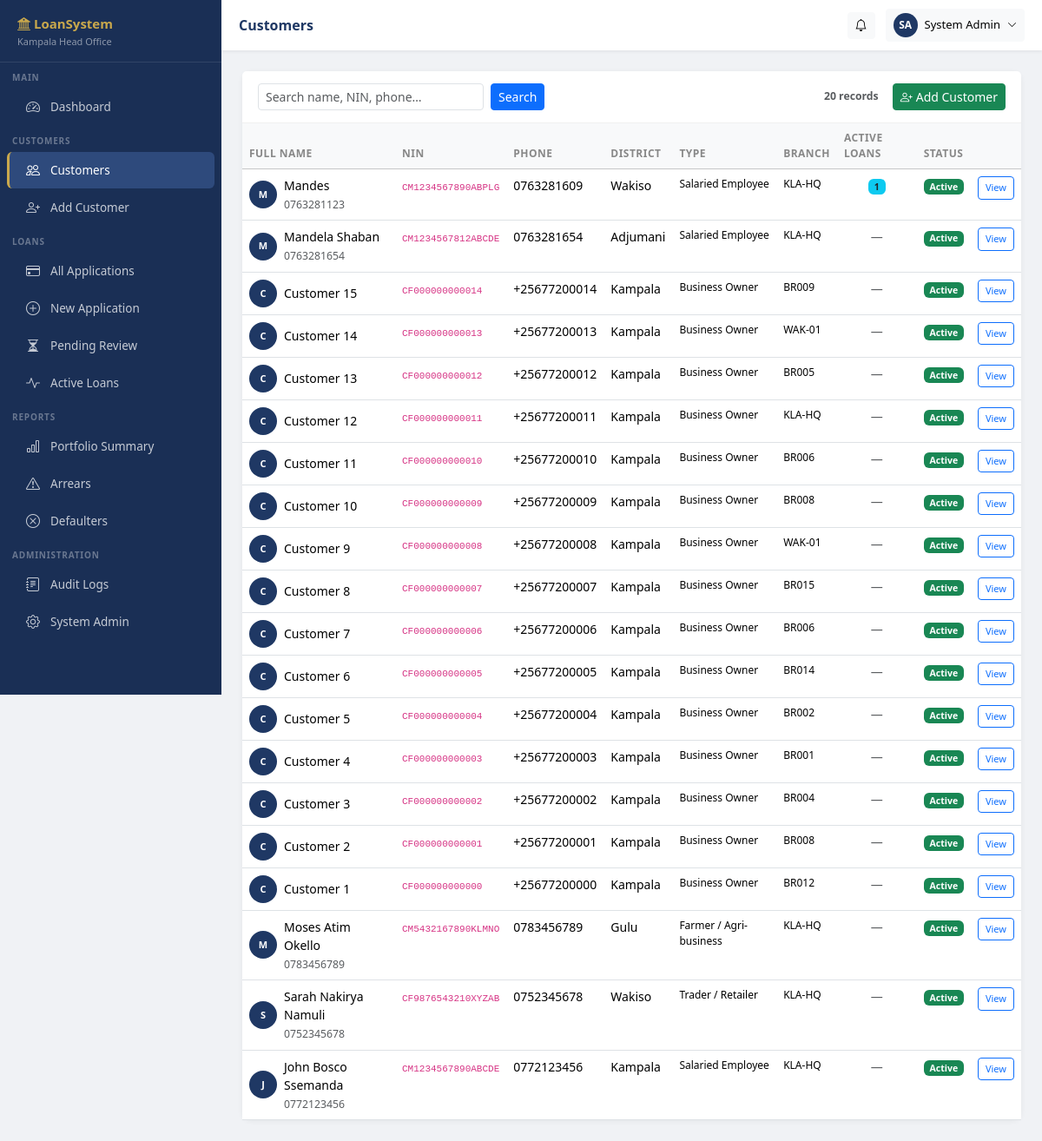
Screenshot of /customers/ (signed in) with the database file from the repository.
### apps/accounts/models.py (models this page shows, shortened)
class Branch(models.Model):
    name = models.CharField(max_length=100)
    code = models.CharField(max_length=20, unique=True)
    district = models.CharField(max_length=100)
    address = models.TextField(blank=True)
    phone = models.CharField(max_length=20, blank=True)
    is_head_office = models.BooleanField(default=False)
    is_active = models.BooleanField(default=True)
    created_at = models.DateTimeField(auto_now_add=True)
    class Meta:
        verbose_name_plural = 'Branches'
        ordering = ['name']

class User(AbstractUser):
    ROLE_FIELD_OFFICER    = 'field_officer'
    ROLE_LOAN_OFFICER     = 'loan_officer'
    ROLE_BRANCH_MANAGER   = 'branch_manager'
    ROLE_FINANCE_OFFICER  = 'finance_officer'
    ROLE_MD               = 'managing_director'
    ROLE_ADMIN            = 'admin'
    ROLE_AUDITOR          = 'auditor'
    ROLE_CHOICES = [
        (ROLE_FIELD_OFFICER,   'Field Officer'),
        (ROLE_LOAN_OFFICER,    'Loan Officer'),
        (ROLE_BRANCH_MANAGER,  'Branch Manager'),
        (ROLE_FINANCE_OFFICER, 'Finance Officer'),
        (ROLE_MD,              'Managing Director'),
        (ROLE_ADMIN,           'System Administrator'),
        (ROLE_AUDITOR,         'Internal Auditor'),
    ]
    role   = models.CharField(max_length=30, choices=ROLE_CHOICES, default=ROLE_FIELD_OFFICER)
    branch = models.ForeignKey(Branch, on_delete=models.SET_NULL, null=True, blank=True,
                               related_name='users')
    phone  = models.CharField(max_length=20, blank=True)
    must_change_password = models.BooleanField(default=True)
    last_active = models.DateTimeField(null=True, blank=True)
    failed_login_attempts = models.PositiveSmallIntegerField(default=0)
    locked_at = models.DateTimeField(null=True, blank=True)
    @property
    def is_sys_admin(self):       return self.role == self.ROLE_ADMIN
    @property
    def is_auditor(self):         return self.role == self.ROLE_AUDITOR
    @property
    def sees_all_branches(self):
        return self.role in [self.ROLE_MD, self.ROLE_ADMIN, self.ROLE_AUDITOR]

### apps/customers/models.py (models this page shows, shortened)
class Customer(models.Model):
    GENDER_MALE   = 'M'
    GENDER_FEMALE = 'F'
    GENDER_OTHER  = 'O'
    GENDER_CHOICES = [(GENDER_MALE,'Male'),(GENDER_FEMALE,'Female'),(GENDER_OTHER,'Other')]
    MARITAL_SINGLE   = 'single'
    MARITAL_MARRIED  = 'married'
    MARITAL_WIDOWED  = 'widowed'
    MARITAL_DIVORCED = 'divorced'
    MARITAL_SEP      = 'separated'
    MARITAL_CHOICES  = [(MARITAL_SINGLE,'Single'),(MARITAL_MARRIED,'Married'),
                        (MARITAL_WIDOWED,'Widowed'),(MARITAL_DIVORCED,'Divorced'),
                        (MARITAL_SEP,'Separated')]
    TYPE_SALARIED  = 'salaried'
    TYPE_TRADER    = 'trader'
    TYPE_FARMER    = 'farmer'
    TYPE_BUSINESS  = 'business'
    TYPE_BODA      = 'boda_boda'
    TYPE_INFORMAL  = 'informal'
    TYPE_CHOICES   = [(TYPE_SALARIED,'Salaried Employee'),(TYPE_TRADER,'Trader / Retailer'),
                      (TYPE_FARMER,'Farmer / Agri-business'),(TYPE_BUSINESS,'Business Owner'),
                      (TYPE_BODA,'Boda Boda Rider'),(TYPE_INFORMAL,'Other Informal Worker')]
    full_name           = models.CharField(max_length=200, help_text='As on National ID')
    nin                 = models.CharField(max_length=20, unique=True,
                                           help_text='National Identification Number')
    date_of_birth       = models.DateField(null=True, blank=True)
    gender              = models.CharField(max_length=1, choices=GENDER_CHOICES, blank=True)
    marital_status      = models.CharField(max_length=20, choices=MARITAL_CHOICES, blank=True)
    dependants          = models.PositiveSmallIntegerField(default=0)
    primary_phone       = models.CharField(max_length=20)
    alternative_phone   = models.CharField(max_length=20, blank=True)
    email               = models.EmailField(blank=True)
    district            = models.CharField(max_length=100)
    village_lc1         = models.CharField(max_length=200)
    physical_address    = models.TextField()
    gps_latitude        = models.DecimalField(max_digits=9, decimal_places=6, null=True, blank=True)
    gps_longitude       = models.DecimalField(max_digits=9, decimal_places=6, null=True, blank=True)
    next_of_kin_name    = models.CharField(max_length=200)
    next_of_kin_phone   = models.CharField(max_length=20)
    next_of_kin_relation = models.CharField(max_length=100, blank=True)
    customer_type       = models.CharField(max_length=20, choices=TYPE_CHOICES)
    employer_business   = models.CharField(max_length=300)
    occupation          = models.CharField(max_length=200)
    monthly_income      = models.DecimalField(max_digits=14, decimal_places=2)
    other_income        = models.DecimalField(max_digits=14, decimal_places=2, default=0)
    monthly_expenses    = models.DecimalField(max_digits=14, decimal_places=2, default=0)
    existing_loans      = models.DecimalField(max_digits=14, decimal_places=2, default=0,
                                              help_text='Monthly repayments on other loans (UGX)')
    bank_name           = models.CharField(max_length=200, blank=True)
    bank_account        = models.CharField(max_length=50, blank=True)
    mtn_momo_number     = models.CharField(max_length=20, blank=True)
    airtel_money_number = models.CharField(max_length=20, blank=True)
    photo               = models.ImageField(upload_to='customers/photos/', null=True, blank=True)
    id_front            = models.FileField(upload_to='customers/ids/', null=True, blank=True)
    id_back             = models.FileField(upload_to='customers/ids/', null=True, blank=True)
    is_blacklisted      = models.BooleanField(default=False)
    blacklist_reason    = models.TextField(blank=True)
    blacklisted_by      = models.ForeignKey(User, on_delete=models.SET_NULL, null=True, blank=True,
                                             related_name='blacklisted_customers')
    blacklisted_at      = models.DateTimeField(null=True, blank=True)
    branch              = models.ForeignKey(Branch, on_delete=models.PROTECT)
    created_by          = models.ForeignKey(User, on_delete=models.PROTECT,
                                             related_name='created_customers')
    created_at          = models.DateTimeField(auto_now_add=True)
    updated_at          = models.DateTimeField(auto_now=True)
    class Meta:
        ordering = ['-created_at']
        indexes = [
            models.Index(fields=['nin']),
            models.Index(fields=['primary_phone']),
            models.Index(fields=['branch']),
        ]
    @property
    def total_active_loans_count(self):
        return self.loan_applications.filter(status='active').count()

### apps/customers/views.py (the view)
# urls.py: path('',                      views.customer_list,      name='list'),
@login_required
def customer_list(request):
    search = request.GET.get('q', '')
    qs = branch_filter(request.user, Customer.objects.all())
    if search:
        qs = qs.filter(
            Q(full_name__icontains=search) |
            Q(nin__icontains=search) |
            Q(primary_phone__icontains=search))
    return render(request, 'customers/customer_list.html', {
        'customers': qs[:200], 'search': search,
        'total': qs.count(),
    })

### templates/customers/customer_list.html (shortened to what this page needs)
{% extends "base/base.html" %}
{% load humanize %}
{% block page_title %}Customers{% endblock %}
{% block nav_customers %}active{% endblock %}
{% block content %}
<div class="card">
  <div class="card-header d-flex flex-wrap gap-2 justify-content-between align-items-center">
    <form class="d-flex gap-2" method="get">
      <input class="form-control form-control-sm" name="q"
             placeholder="Search name, NIN, phone…" value="{{ search }}" style="width:260px;">
      <button class="btn btn-sm btn-primary">Search</button>
    </form>
    <div class="d-flex align-items-center gap-3">
      <span class="text-muted small">{{ total|intcomma }} record{{ total|pluralize }}</span>
      {% if not request.user.is_auditor %}
      <a href="{% url 'customers:create' %}" class="btn btn-sm btn-success">
        <i class="bi bi-person-plus me-1"></i>Add Customer
      </a>
      {% endif %}
    </div>
  </div>
  <div class="table-responsive">
    <table class="table table-hover mb-0">
      <thead class="table-light">
        <tr>
          <th>Full Name</th><th>NIN</th><th>Phone</th>
          <th>District</th><th>Type</th><th>Branch</th>
          <th>Active Loans</th><th>Status</th><th></th>
        </tr>
      </thead>
      <tbody>
        {% for c in customers %}
        <tr onclick="window.location='{% url 'customers:detail' c.pk %}'">
          <td>
            <div class="d-flex align-items-center gap-2">
              <div style="width:32px;height:32px;border-radius:50%;background:#1F3864;
                          color:#fff;display:flex;align-items:center;justify-content:center;
                          font-size:11px;font-weight:700;flex-shrink:0;">
                {{ c.full_name|slice:":1"|upper }}{{ c.full_name|wordcount|pluralize:"" }}
              </div>
              <div>
                <div class="fw-500">{{ c.full_name }}</div>
                <small class="text-muted">{{ c.mtn_momo_number|default:"" }}</small>
              </div>
            </div>
          </td>
          <td><code style="font-size:11px;">{{ c.nin }}</code></td>
          <td>{{ c.primary_phone }}</td>
          <td>{{ c.district }}</td>
          <td style="font-size:12px;">{{ c.get_customer_type_display }}</td>
          <td style="font-size:12px;">{{ c.branch.code }}</td>
          <td class="text-center">
            {% with count=c.total_active_loans_count %}
            {% if count %}<span class="badge bg-info text-dark">{{ count }}</span>
            {% else %}<span class="text-muted">—</span>{% endif %}
            {% endwith %}
          </td>
          <td>
            {% if c.is_blacklisted %}
            <span class="badge bg-danger">Blacklisted</span>
            {% else %}
            <span class="badge bg-success">Active</span>
            {% endif %}
          </td>
          <td onclick="event.stopPropagation()">
            <a href="{% url 'customers:detail' c.pk %}"
               class="btn btn-sm btn-outline-primary" style="font-size:11px;">View</a>
          </td>
        </tr>
        {% endfor %}
      </tbody>
    </table>
  </div>
</div>
{% endblock %}

### templates/base/base.html (shortened to what this page needs)
<!DOCTYPE html>
<html lang="en">
<head>
<link href="https://cdn.jsdelivr.net/npm/bootstrap@5.3.2/dist/css/bootstrap.min.css" rel="stylesheet">
<link href="https://cdn.jsdelivr.net/npm/bootstrap-icons@1.11.3/font/bootstrap-icons.css" rel="stylesheet">
</head>
<body>
<nav id="sidebar">
  <div class="brand">
    <h5><i class="bi bi-bank2"></i> LoanSystem</h5>
    <small>{% if user_branch %}{{ user_branch.name }}{% else %}Head Office{% endif %}</small>
  </div>
  <div class="nav-section">Main</div>
  <a href="{% url 'dashboard:home' %}" class="nav-link {% block nav_dashboard %}{% endblock %}">
    <i class="bi bi-speedometer2"></i> Dashboard
  </a>
  <div class="nav-section">Customers</div>
  <a href="{% url 'customers:list' %}" class="nav-link {% block nav_customers %}{% endblock %}">
    <i class="bi bi-people"></i> Customers
  </a>
  {% if not request.user.is_auditor %}
  <a href="{% url 'customers:create' %}" class="nav-link">
    <i class="bi bi-person-plus"></i> Add Customer
  </a>
  {% endif %}
  <div class="nav-section">Loans</div>
  <a href="{% url 'loans:list' %}" class="nav-link {% block nav_loans %}{% endblock %}">
    <i class="bi bi-credit-card"></i> All Applications
  </a>
  {% if not request.user.is_auditor %}
  <a href="{% url 'loans:create' %}" class="nav-link">
    <i class="bi bi-plus-circle"></i> New Application
  </a>
  {% endif %}
  <a href="{% url 'loans:list' %}?status=submitted" class="nav-link">
    <i class="bi bi-hourglass-split"></i> Pending Review
  </a>
  <a href="{% url 'loans:list' %}?status=active" class="nav-link">
    <i class="bi bi-activity"></i> Active Loans
  </a>
  <div class="nav-section">Reports</div>
  <a href="{% url 'reports:portfolio' %}" class="nav-link {% block nav_reports %}{% endblock %}">
    <i class="bi bi-bar-chart"></i> Portfolio Summary
  </a>
  <a href="{% url 'reports:arrears' %}" class="nav-link">
    <i class="bi bi-exclamation-triangle"></i> Arrears
  </a>
  <a href="{% url 'reports:defaulters' %}" class="nav-link">
    <i class="bi bi-x-circle"></i> Defaulters
  </a>
  {% if request.user.is_sys_admin or request.user.is_auditor %}
  <div class="nav-section">Administration</div>
  <a href="{% url 'audit:logs' %}" class="nav-link">
    <i class="bi bi-journal-text"></i> Audit Logs
  </a>
  <a href="/admin/" class="nav-link">
    <i class="bi bi-gear"></i> System Admin
  </a>
  {% endif %}
  <div style="height: 40px;"></div>
</nav>
<header id="topbar">
  <span class="page-title">{% block page_title %}Dashboard{% endblock %}</span>
  <div class="dropdown">
    <button class="btn btn-light btn-sm btn-notif" data-bs-toggle="dropdown">
      <i class="bi bi-bell"></i>
    </button>
  </div>
  <div class="dropdown">
    <button class="btn btn-light btn-sm d-flex align-items-center gap-2" data-bs-toggle="dropdown">
      <div style="width:28px;height:28px;border-radius:50%;background:var(--primary);
                  color:#fff;font-size:12px;display:flex;align-items:center;justify-content:center;font-weight:700;">
        {{ request.user.first_name|first|upper }}{{ request.user.last_name|first|upper }}
      </div>
      <span class="d-none d-md-inline" style="font-size:13px;">{{ request.user.get_full_name|default:request.user.username }}</span>
      <i class="bi bi-chevron-down" style="font-size:11px;"></i>
    </button>
  </div>
</header>
<main id="main">
  {% block content %}{% endblock %}
</main>
</body>
</html>

### rows the page displays
Branch: name "Kampala Head Office"
User: user.first_name|first "S", user.last_name|first "A", user.get_full_name "System Admin"
Customer: full_name "M", full_name "Mandes", mtn_momo_number "0763281123", nin "CM1234567890ABPLG", primary_phone "0763281609", district "Wakiso", customer_type "Salaried Employee", branch.code "KLA-HQ", total_active_loans_count "1", is_blacklisted "Active"
Customer: full_name "M", full_name "Mandela Shaban", mtn_momo_number "0763281654", nin "CM1234567812ABCDE", primary_phone "0763281654", district "Adjumani", customer_type "Salaried Employee", branch.code "KLA-HQ", is_blacklisted "Active"
Customer: full_name "C", full_name "Customer 15", nin "CF000000000014", primary_phone "+25677200014", district "Kampala", customer_type "Business Owner", branch.code "BR009", is_blacklisted "Active"
Customer: full_name "C", full_name "Customer 14", nin "CF000000000013", primary_phone "+25677200013", district "Kampala", customer_type "Business Owner", branch.code "WAK-01", is_blacklisted "Active"
Customer: full_name "C", full_name "Customer 13", nin "CF000000000012", primary_phone "+25677200012", district "Kampala", customer_type "Business Owner", branch.code "BR005", is_blacklisted "Active"
Customer: full_name "C", full_name "Customer 12", nin "CF000000000011", primary_phone "+25677200011", district "Kampala", customer_type "Business Owner", branch.code "KLA-HQ", is_blacklisted "Active"
Customer: full_name "C", full_name "Customer 11", nin "CF000000000010", primary_phone "+25677200010", district "Kampala", customer_type "Business Owner", branch.code "BR006", is_blacklisted "Active"
Customer: full_name "C", full_name "Customer 10", nin "CF000000000009", primary_phone "+25677200009", district "Kampala", customer_type "Business Owner", branch.code "BR008", is_blacklisted "Active"
Customer: full_name "C", full_name "Customer 9", nin "CF000000000008", primary_phone "+25677200008", district "Kampala", customer_type "Business Owner", branch.code "WAK-01", is_blacklisted "Active"
Customer: full_name "C", full_name "Customer 8", nin "CF000000000007", primary_phone "+25677200007", district "Kampala", customer_type "Business Owner", branch.code "BR015", is_blacklisted "Active"
Customer: full_name "C", full_name "Customer 7", nin "CF000000000006", primary_phone "+25677200006", district "Kampala", customer_type "Business Owner", branch.code "BR006", is_blacklisted "Active"
Customer: full_name "C", full_name "Customer 6", nin "CF000000000005", primary_phone "+25677200005", district "Kampala", customer_type "Business Owner", branch.code "BR014", is_blacklisted "Active"
Customer: full_name "C", full_name "Customer 5", nin "CF000000000004", primary_phone "+25677200004", district "Kampala", customer_type "Business Owner", branch.code "BR002", is_blacklisted "Active"
Customer: full_name "C", full_name "Customer 4", nin "CF000000000003", primary_phone "+25677200003", district "Kampala", customer_type "Business Owner", branch.code "BR001", is_blacklisted "Active"
Customer: full_name "C", full_name "Customer 3", nin "CF000000000002", primary_phone "+25677200002", district "Kampala", customer_type "Business Owner", branch.code "BR004", is_blacklisted "Active"
Customer: full_name "C", full_name "Customer 2", nin "CF000000000001", primary_phone "+25677200001", district "Kampala", customer_type "Business Owner", branch.code "BR008", is_blacklisted "Active"
Customer: full_name "C", full_name "Customer 1", nin "CF000000000000", primary_phone "+25677200000", district "Kampala", customer_type "Business Owner", branch.code "BR012", is_blacklisted "Active"
Customer: full_name "M", full_name "Moses Atim Okello", mtn_momo_number "0783456789", nin "CM5432167890KLMNO", primary_phone "0783456789", district "Gulu", customer_type "Farmer / Agri-business", branch.code "KLA-HQ", is_blacklisted "Active"
Customer: full_name "S", full_name "Sarah Nakirya Namuli", mtn_momo_number "0752345678", nin "CF9876543210XYZAB", primary_phone "0752345678", district "Wakiso", customer_type "Trader / Retailer", branch.code "KLA-HQ", is_blacklisted "Active"
Customer: full_name "J", full_name "John Bosco Ssemanda", mtn_momo_number "0772123456", nin "CM1234567890ABCDE", primary_phone "0772123456", district "Kampala", customer_type "Salaried Employee", branch.code "KLA-HQ", is_blacklisted "Active"

### other values shown
{{ total|intcomma }} "20"
